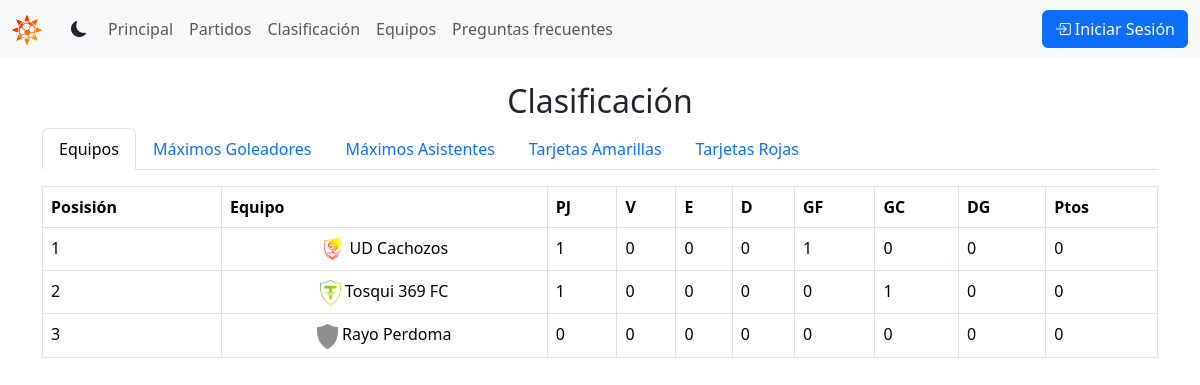
Page /summer-league/clasification/ on the earlier database version.
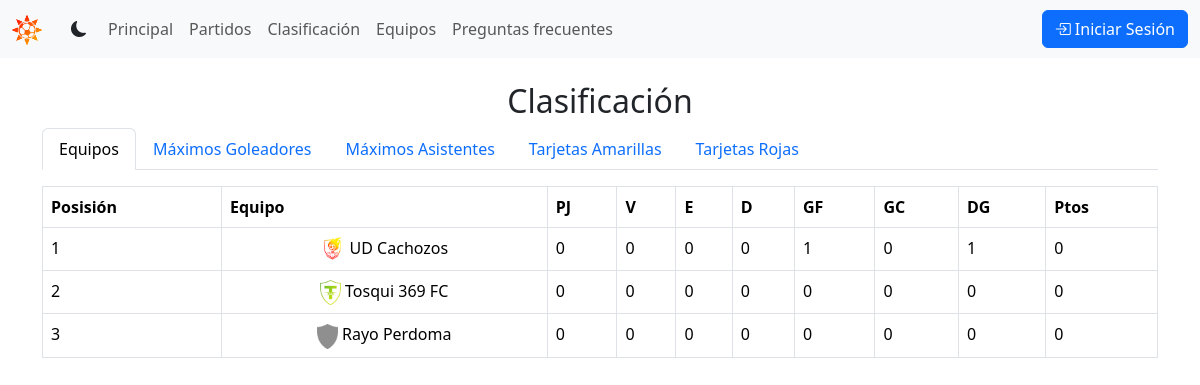
Same page on the later database version.
### tournament/models.py (models this page shows, shortened)
class Team(models.Model):
    name = models.CharField(max_length=100, unique=True)
    club_code = models.CharField(max_length=3, unique=True, default='UFC')
    shield = models.ImageField(upload_to='shields', default='shields/default.png')
    info = models.TextField(max_length=1000, blank=True)
    class Meta:
        ordering = ['name']
    def __str__(self) -> str:
        return self.name

class Clasification(models.Model):
    team = models.OneToOneField('tournament.Team', related_name='clasification', null=True, on_delete=models.CASCADE)
    points = models.IntegerField(default=0)
    played = models.IntegerField(default=0)
    wins = models.IntegerField(default=0)
    draws = models.IntegerField(default=0)
    loses = models.IntegerField(default=0)
    goals_scored = models.IntegerField(default=0)
    goals_conceded = models.IntegerField(default=0)
    goals_difference = models.IntegerField(default=0)
    class Meta:
        ordering = ['-points', '-played']

### tournament/views.py (the view)
# urls.py: path('clasification/', views.clasification, name='clasification'),
def clasification(request):
    teams = Team.objects.all().order_by('clasification')
    players = Player.objects.all()
    top_scorers = players.order_by('-goals', '-played', 'team', 'user')
    top_assists = players.order_by('-assists', '-played', 'team', 'user')
    top_yc = players.order_by('-yellow_cards', '-played', 'team', 'user')
    top_rc = players.order_by('-red_cards', '-played', 'team', 'user')
    return render(request, 'tournament/clasification.html', {'teams': teams, 'players': players, 'top_scorers': top_scorers[:10], 'top_assists': top_assists[:10], 'top_yc': top_yc[:10], 'top_rc': top_rc[:10]})

### tournament/templates/tournament/clasification.html (shortened to what this page needs)
{% extends "base.html" %}
{% load static %}
{% block content %}
<div class="container mt-4">
    <h2 class="text-center">Clasificación</h2>
    <ul class="nav nav-tabs" id="myTab" role="tablist">
        <li class="nav-item" role="presentation">
            <a class="nav-link active" id="teams-tab" data-bs-toggle="tab" href="#teams" role="tab" aria-controls="teams" aria-selected="true">Equipos</a>
        </li>
        <li class="nav-item" role="presentation">
            <a class="nav-link" id="top-scorers-tab" data-bs-toggle="tab" href="#top-scorers" role="tab" aria-controls="top-scorers" aria-selected="false">Máximos Goleadores</a>
        </li>
        <li class="nav-item" role="presentation">
            <a class="nav-link" id="top-assists-tab" data-bs-toggle="tab" href="#top-assists" role="tab" aria-controls="top-assists" aria-selected="false">Máximos Asistentes</a>
        </li>
        <li class="nav-item" role="presentation">
            <a class="nav-link" id="top-yc-tab" data-bs-toggle="tab" href="#top-yc" role="tab" aria-controls="top-yc" aria-selected="false">Tarjetas Amarillas</a>
        </li>
        <li class="nav-item" role="presentation">
            <a class="nav-link" id="red-cards-tab" data-bs-toggle="tab" href="#red-cards" role="tab" aria-controls="red-cards" aria-selected="false">Tarjetas Rojas</a>
        </li>
    </ul>
    <div class="tab-content" id="myTabContent">
        <div class="tab-pane fade show active" id="teams" role="tabpanel" aria-labelledby="teams-tab">
            <table class="table table-bordered mt-3">
                <thead>
                    <tr>
                        <th>Posisión</th>
                        <th>Equipo</th>
                        <th>PJ</th>
                        <th>V</th>
                        <th>E</th>
                        <th>D</th>
                        <th>GF</th>
                        <th>GC</th>
                        <th>DG</th>
                        <th>Ptos</th>
                    </tr>
                </thead>
                <tbody>
                    {% for team in teams %}
                        <tr>
                            <td>{{ forloop.counter }}</td>
                            <td class="text-center">
                                <img src="{{ team.shield.url }}" alt="{{ player.team }}" class="img-fluid" style="max-height: 25px; max-width: 25px; object-fit: contain;"> {{ team.name }}</td>
                            <td>{{ team.clasification.played }}</td>
                            <td>{{ team.clasification.wins }}</td>
                            <td>{{ team.clasification.draws }}</td>
                            <td>{{ team.clasification.loses }}</td>
                            <td>{{ team.clasification.goals_scored }}</td>
                            <td>{{ team.clasification.goals_conceded }}</td>
                            <td>{{ team.clasification.goals_difference }}</td>
                            <td>{{ team.clasification.points }}</td>
                        </tr>
                    {% endfor %}
                </tbody>
            </table>
        </div>
    </div>
</div>
{% endblock %}

### shared/templates/base.html (shortened to what this page needs)
{% load static %}
<!DOCTYPE html>
<html lang="en">
<head>
  <link rel="stylesheet" href="{% static 'css/index.css' %}">
  <link href="https://cdn.jsdelivr.net/npm/bootstrap@5.3.3/dist/css/bootstrap.min.css" rel="stylesheet">
  <link rel="stylesheet" href="https://cdn.jsdelivr.net/npm/bootstrap-icons@1.11.3/font/bootstrap-icons.min.css">
</head>
<body data-bs-theme="light">
  {% include "nav.html" %}
  {% block content %}
  {% endblock  %}
</body>
</html>

### shared/templates/nav.html (shortened to what this page needs)
{% load static %}
<head>
  <link rel="stylesheet" href="https://cdn.jsdelivr.net/npm/bootstrap-icons@1.11.3/font/bootstrap-icons.min.css">
</head>
<body>
  <nav class="navbar navbar-expand-lg bg-body-tertiary">
    <div class="container-fluid">
      <a class="navbar-brand" href="{% url 'tournament:main' %}">
        <img src={% static 'img/brand.png' %} alt="RSL" width="30" height="30">
      </a>
      <button onclick="changeTheme()" class="btn rounded-fill"><i id="d1-icon" class="bi bi-moon-fill"></i></button>
      <div class="collapse navbar-collapse" id="navbarNav">
        <ul class="navbar-nav">
          <li class="nav-item">
            <a class="nav-link" href="{% url 'tournament:main' %}">Principal</a>
          </li>
          <li class="nav-item">
            <a class="nav-link" href="{% url 'games:games' %}">Partidos</a>
          </li>
          <li class="nav-item">
            <a class="nav-link" href="{% url 'tournament:clasification' %}">Clasificación</a>
          </li>
          <li class="nav-item">
            <a class="nav-link" href="{% url 'tournament:teams' %}">Equipos</a>
          </li>
          <li class="nav-item">
            <a class="nav-link" href="{% url 'tournament:info' %}">Preguntas frecuentes</a>
          </li>
        </ul>
        {% if user.is_authenticated %}
        <a class="btn btn-danger ms-auto" href="{% url 'logout' %}" role="button">
          <i class="bi bi-box-arrow-in-right"></i> Cerrar Sesión
        </a>
        {% else %}
          <a class="btn btn-primary ms-auto" href="{% url 'login' %}" role="button">
            <i class="bi bi-box-arrow-in-right"></i> Iniciar Sesión
          </a>
        {% endif %}
      </div>
    </div>
  </nav>
</body>

Differences in the rows shown:
changed through a linked row, Team "UD Cachozos": clasification.played "1" → "0"; clasification.goals_difference "0" → "1"
changed through a linked row, Team "Tosqui 369 FC": clasification.played "1" → "0"; clasification.goals_conceded "1" → "0"
